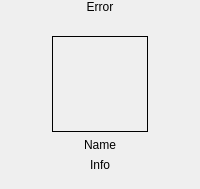
<?xml version="1.0" encoding="UTF-8"?>
<ui version="4.0">
 <class>CallInfoWidget</class>
 <widget class="QFrame" name="CallInfoWidget">
  <property name="geometry">
   <rect>
    <x>0</x>
    <y>0</y>
    <width>200</width>
    <height>189</height>
   </rect>
  </property>
  <layout class="QVBoxLayout" name="verticalLayout">
   <property name="margin">
    <number>0</number>
   </property>
   <item>
    <widget class="QLabel" name="lblError">
     <property name="text">
      <string notr="true">Error</string>
     </property>
     <property name="textFormat">
      <enum>Qt::RichText</enum>
     </property>
     <property name="alignment">
      <set>Qt::AlignCenter</set>
     </property>
     <property name="wordWrap">
      <bool>true</bool>
     </property>
    </widget>
   </item>
   <item>
    <spacer name="verticalSpacer_2">
     <property name="orientation">
      <enum>Qt::Vertical</enum>
     </property>
     <property name="sizeHint" stdset="0">
      <size>
       <width>20</width>
       <height>40</height>
      </size>
     </property>
    </spacer>
   </item>
   <item>
    <layout class="QHBoxLayout" name="horizontalLayout">
     <item>
      <spacer name="horizontalSpacer">
       <property name="orientation">
        <enum>Qt::Horizontal</enum>
       </property>
       <property name="sizeHint" stdset="0">
        <size>
         <width>40</width>
         <height>20</height>
        </size>
       </property>
      </spacer>
     </item>
     <item>
      <widget class="QLabel" name="lblAvatar">
       <property name="minimumSize">
        <size>
         <width>96</width>
         <height>96</height>
        </size>
       </property>
       <property name="maximumSize">
        <size>
         <width>96</width>
         <height>96</height>
        </size>
       </property>
       <property name="frameShape">
        <enum>QFrame::Box</enum>
       </property>
       <property name="alignment">
        <set>Qt::AlignCenter</set>
       </property>
      </widget>
     </item>
     <item>
      <spacer name="horizontalSpacer_2">
       <property name="orientation">
        <enum>Qt::Horizontal</enum>
       </property>
       <property name="sizeHint" stdset="0">
        <size>
         <width>40</width>
         <height>20</height>
        </size>
       </property>
      </spacer>
     </item>
    </layout>
   </item>
   <item>
    <widget class="QLabel" name="lblName">
     <property name="text">
      <string notr="true">Name</string>
     </property>
     <property name="textFormat">
      <enum>Qt::PlainText</enum>
     </property>
     <property name="alignment">
      <set>Qt::AlignCenter</set>
     </property>
    </widget>
   </item>
   <item>
    <widget class="QLabel" name="lblInfo">
     <property name="text">
      <string notr="true">Info</string>
     </property>
     <property name="textFormat">
      <enum>Qt::PlainText</enum>
     </property>
     <property name="alignment">
      <set>Qt::AlignCenter</set>
     </property>
    </widget>
   </item>
   <item>
    <spacer name="verticalSpacer">
     <property name="orientation">
      <enum>Qt::Vertical</enum>
     </property>
     <property name="sizeHint" stdset="0">
      <size>
       <width>20</width>
       <height>40</height>
      </size>
     </property>
    </spacer>
   </item>
  </layout>
 </widget>
 <layoutdefault spacing="6" margin="11"/>
 <resources/>
 <connections/>
</ui>
